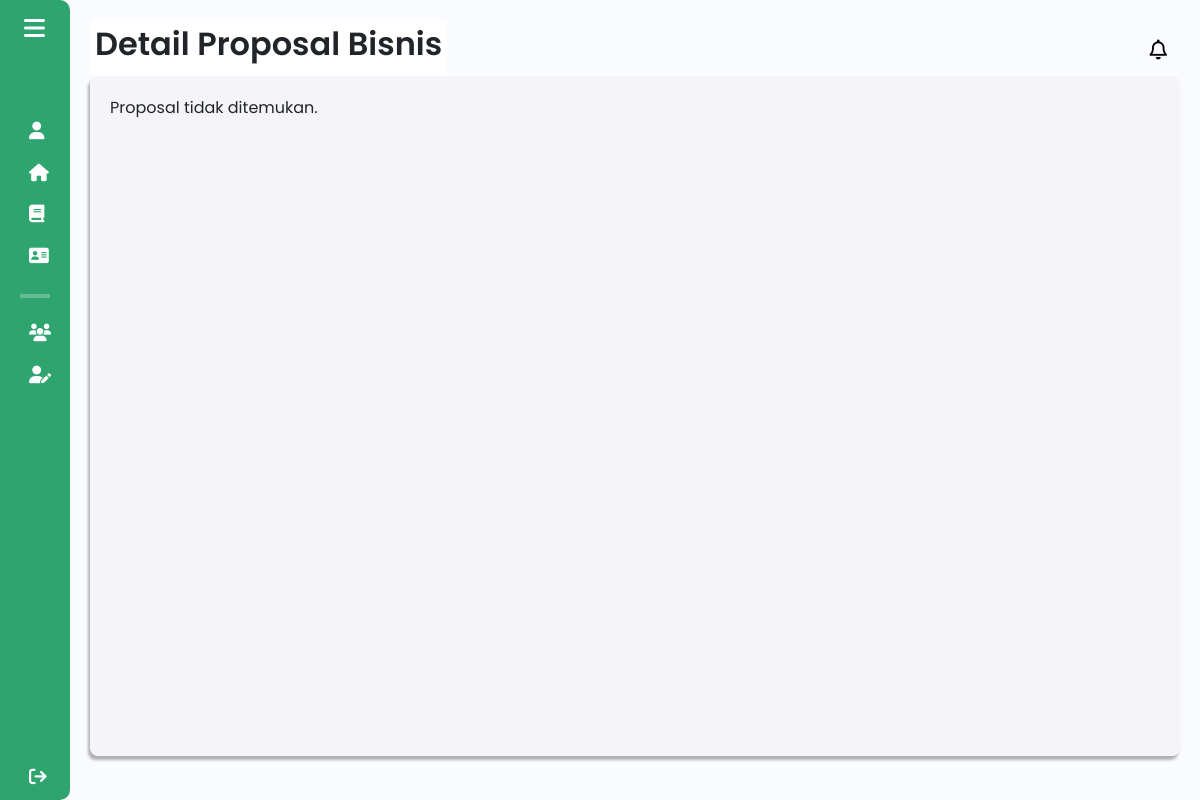
Before: /components/pages/mahasiswa/detail_proposal_bisnis.php?judul=Ini+bener+nih (signed in) with the older database file.
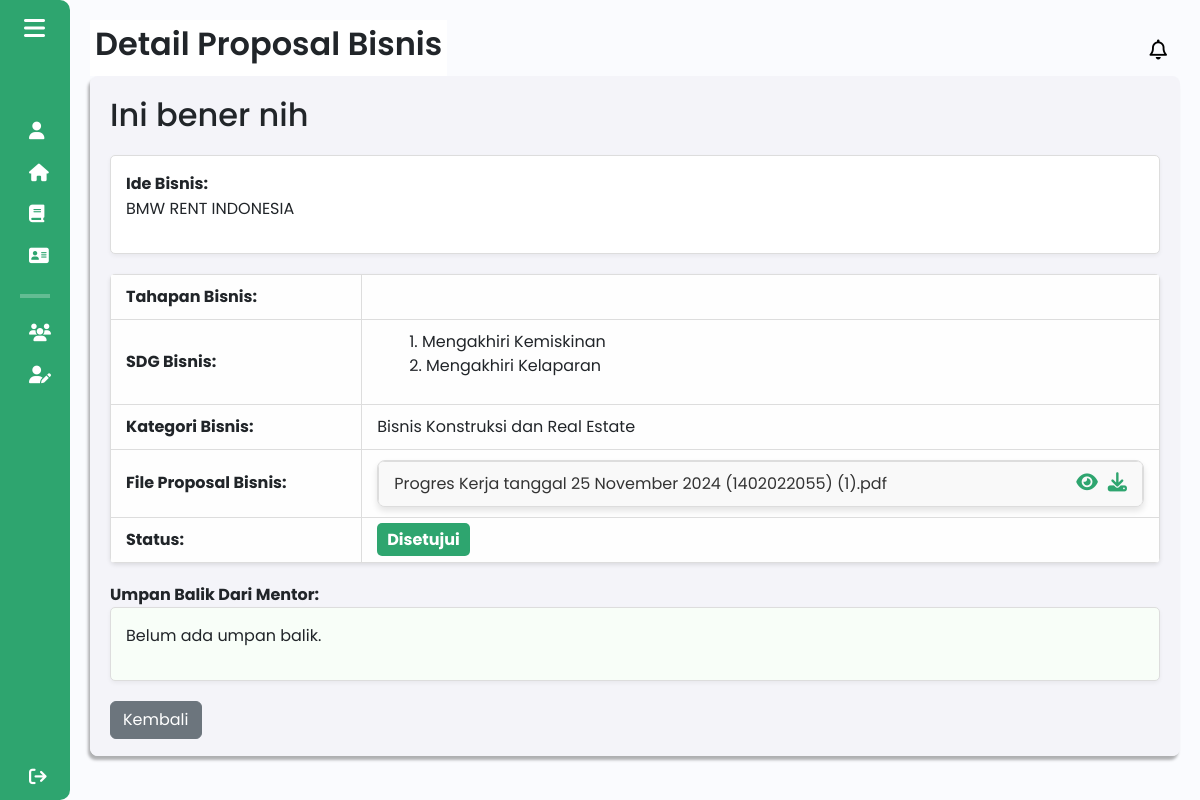
After: the same page with the newer database file.
### tables this page shows
CREATE TABLE `proposal_bisnis` (
  `id` int(11) NOT NULL,
  `judul_proposal` varchar(255) NOT NULL,
  `tahapan_bisnis` enum('tahapan_awal','tahapan_bertumbuh') NOT NULL,
  `sdg` text NOT NULL,
  `kategori` varchar(255) DEFAULT NULL,
  `other_category` varchar(255) DEFAULT NULL,
  `proposal_pdf` varchar(255) NOT NULL,
  `kelompok_id` int(11) NOT NULL,
  `status` enum('menunggu','ditolak','disetujui') DEFAULT 'menunggu'
);

CREATE TABLE `kelompok_bisnis` (
  `id_kelompok` int(11) NOT NULL,
  `npm_ketua` varchar(20) DEFAULT NULL,
  `nama_kelompok` varchar(50) DEFAULT NULL,
  `nama_bisnis` varchar(50) DEFAULT NULL,
  `ide_bisnis` text DEFAULT NULL,
  `logo_bisnis` varchar(255) DEFAULT NULL,
  `mentor_bisnis` varchar(255) DEFAULT NULL
);

### components/pages/mahasiswa/detail_proposal_bisnis.php (the view, shortened to what the changed rows need)
<!DOCTYPE html>
<html lang="en">
<head>
    <link href="https://cdn.lineicons.com/4.0/lineicons.css" rel="stylesheet" />
    <link href="https://cdn.jsdelivr.net/npm/bootstrap@5.3.0-alpha3/dist/css/bootstrap.min.css" rel="stylesheet"
>
    <link rel="stylesheet" href="/Aplikasi-Kewirausahaan/assets/css/detail_proposal.css">
</head>
<body>
    <div class="wrapper">
        <?php
            include 'sidebar_mahasiswa.php';
        ?>
        <div class="main">
            <?php
                include 'header_mahasiswa.php';
            ?>
            <div class="main_wrapper">
                <?php
                include $_SERVER['DOCUMENT_ROOT'] . '/Aplikasi-Kewirausahaan/config/db_connection.php';
                $judul_proposal = isset($_GET['judul']) ? $_GET['judul'] : '';
                $query = "SELECT p.*, k.ide_bisnis
                          FROM proposal_bisnis p
                          LEFT JOIN kelompok_bisnis k ON p.kelompok_id = k.id_kelompok
                          WHERE p.judul_proposal = ?";
                $stmt = $conn->prepare($query);
                $stmt->bind_param("s", $judul_proposal);
                $stmt->execute();
                $result = $stmt->get_result();
                if ($result->num_rows > 0) {
                    $proposal = $result->fetch_assoc();
                    $sdg_mapping = [
                        "mengakhiri_kemiskinan" => "1. Mengakhiri Kemiskinan",
                        "mengakhiri_kelaparan" => "2. Mengakhiri Kelaparan",
                        "kesehatan_kesejahteraan" => "3. Kesehatan dan Kesejahteraan",
                        "pendidikan_berkualitas" => "4. Pendidikan Berkualitas",
                        "kesetaraan_gender" => "5. Kesetaraan Gender",
                        "air_bersih_sanitasi" => "6. Air Bersih dan Sanitasi",
                        "energi_bersih_terjangkau" => "7. Energi Bersih dan Terjangkau",
                        "pekerjaan_pertumbuhan_ekonomi" => "8. Pekerjaan Layak dan Pertumbuhan Ekonomi",
                        "industri_inovasi_infrastruktur" => "9. Industri, Inovasi, dan Infrastruktur",
                        "mengurangi_ketimpangan" => "10. Mengurangi Ketimpangan",
                        "kota_komunitas_berkelanjutan" => "11. Kota dan Komunitas Berkelanjutan",
                        "konsumsi_produksi_bertanggung_jawab" => "12. Konsumsi dan Produksi yang Bertanggung Jawab",
                        "penanganan_perubahan_iklim" => "13. Penanganan Perubahan Iklim",
                        "ekosistem_lautan" => "14. Ekosistem Lautan",
                        "ekosistem_daratan" => "15. Ekosistem Daratan",
                        "perdamaian_keadilan_institusi_kuat" => "16. Perdamaian, Keadilan, dan Kelembagaan yang Kuat",
                        "kemitraan_tujuan" => "17. Kemitraan untuk Mencapai Tujuan"
                    ];
                    $sdg_selected = explode(",", $proposal['sdg']);
                    $sdg_labels = array_map(function($key) use ($sdg_mapping) {
                        return $sdg_mapping[$key] ?? $key;
                    }, $sdg_selected);
                ?>
                    <h2><?php echo htmlspecialchars($proposal['judul_proposal']); ?></h2>
                    <div class="description">
                        <strong>Ide Bisnis:</strong>
                        <p><?php echo htmlspecialchars($proposal['ide_bisnis'] ?? 'Tidak ada ide bisnis.'); ?></p>
                    </div>
                    <table class="styled-table">
                        <tr>
                            <td><strong>Tahapan Bisnis:</strong></td>
                            <td class="file-box">
                            </td>
                        </tr>
                        <tr>
                            <td><strong>SDG Bisnis:</strong></td>
                            <td class="file-box">
                                <ul>
                                    <?php foreach ($sdg_labels as $label): ?>
                                        <li><?php echo htmlspecialchars($label); ?></li>
                                    <?php endforeach; ?>
                                </ul>
                            </td>
                        </tr>
                        <tr>
                            <td><strong>Kategori Bisnis:</strong></td>
                            <td class="file-box">
                                <?php
                                if ($proposal['kategori'] === 'lainnya') {
                                    echo htmlspecialchars($proposal['other_category']);
                                } else {
                                    echo htmlspecialchars($proposal['kategori']);
                                }
                                ?>
                            </td>
                        </tr>
                        <tr>
                            <td><strong>File Proposal Bisnis:</strong></td>
                            <td class="file-box">
                                <ul id="fileList">
                                    <li class="file-box">
                                        <div class="file-info">
                                            <?php echo htmlspecialchars(basename($proposal['proposal_pdf'])); ?>
                                        </div>
                                        <div class="icon-group">
                                            <a href="<?php echo htmlspecialchars($proposal['proposal_pdf']); ?>" target="_blank" class="detail-icon">
                                                <i class="fa-solid fa-eye"></i>
                                            </a>
                                            <a href="<?php echo htmlspecialchars($proposal['proposal_pdf']); ?>" download class="btn-icon">
                                                <i class="fa-solid fa-download"></i>
                                            </a>
                                        </div>
                                    </li>
                                </ul>
                            </td>
                        </tr>
                        <tr>
                            <td><strong>Status:</strong></td>
                            <td class="file-box">
                                <span id="status-label" class="status"
                                      style="background-color: <?php
                                          if ($proposal['status'] == 'disetujui') {
                                              echo '#2ea56f';
                                          } elseif ($proposal['status'] == 'ditolak') {
                                              echo '#dc3545';
                                          } else {
                                              echo 'orange';
                                          }
                                      ?>;">
                                    <?php echo htmlspecialchars($proposal['status']); ?>
                                </span>
                            </td>
                        </tr>
                    </table>
                    <strong>Umpan Balik Dari Mentor:</strong>
                    <div class="feedback-box">
                        <p><?php echo htmlspecialchars($proposal['umpan_balik'] ?? 'Belum ada umpan balik.'); ?></p>
                    </div>
                    <a href="proposal_bisnis_mahasiswa.php" class="btn btn-secondary">Kembali</a>
                <?php
                } else {
                    echo "<p>Proposal tidak ditemukan.</p>";
                }
                ?>
            </div>
        </div>
    </div>
</body>
</html>

Changed rows visible on the page:
added proposal_bisnis: judul_proposal "Ini bener nih", kelompok.ide_bisnis "BMW RENT INDONESIA", sdg "1. Mengakhiri Kemiskinan", sdg "2. Mengakhiri Kelaparan", kategori "Bisnis Konstruksi dan Real Estate", proposal_pdf "Progres Kerja tanggal 25 November 2024 (1402022055) (1).pdf", status "Disetujui"
Other visible differences:
$proposal['umpan_balik']: (not shown) → "Belum ada umpan balik."
text no longer shown: "Proposal tidak ditemukan."
text now shown: "Ide Bisnis: Tahapan Bisnis: SDG Bisnis: Kategori Bisnis: File Proposal Bisnis: Status: Umpan Balik Dari Mentor: Kembali"
